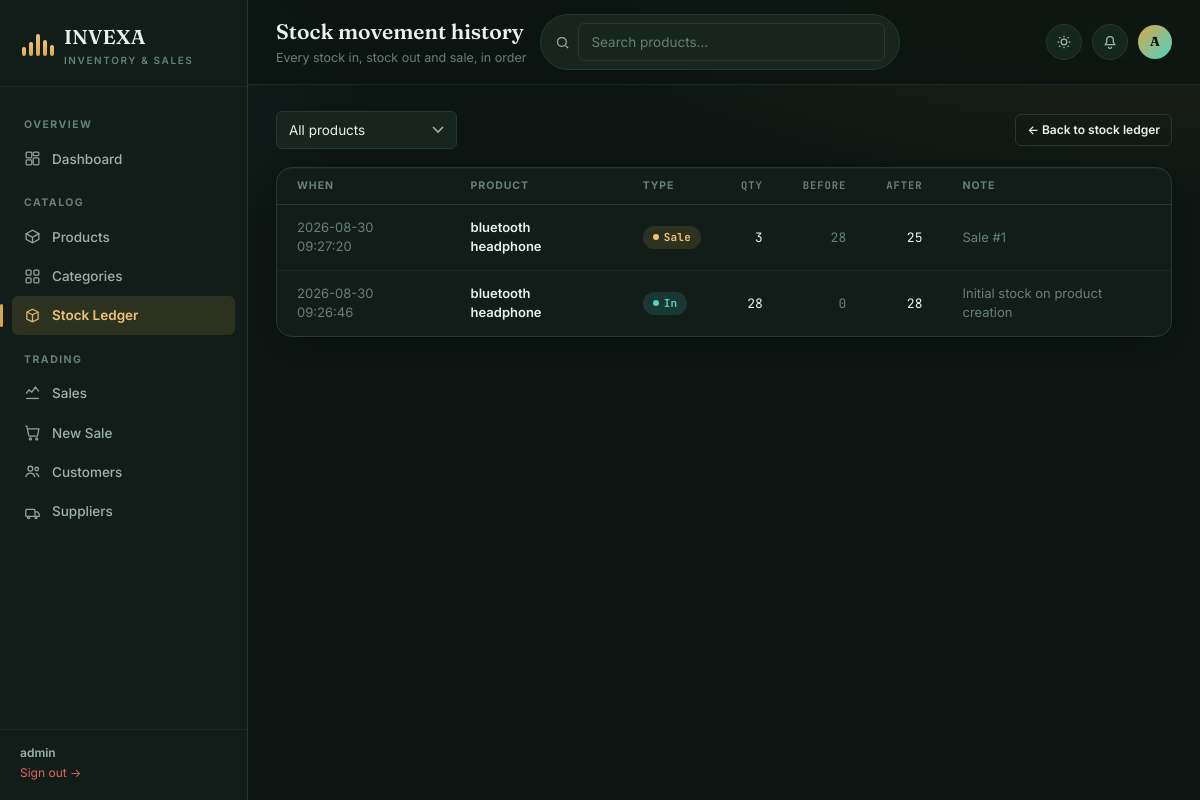
The app's page /stock/history (signed in), older data.
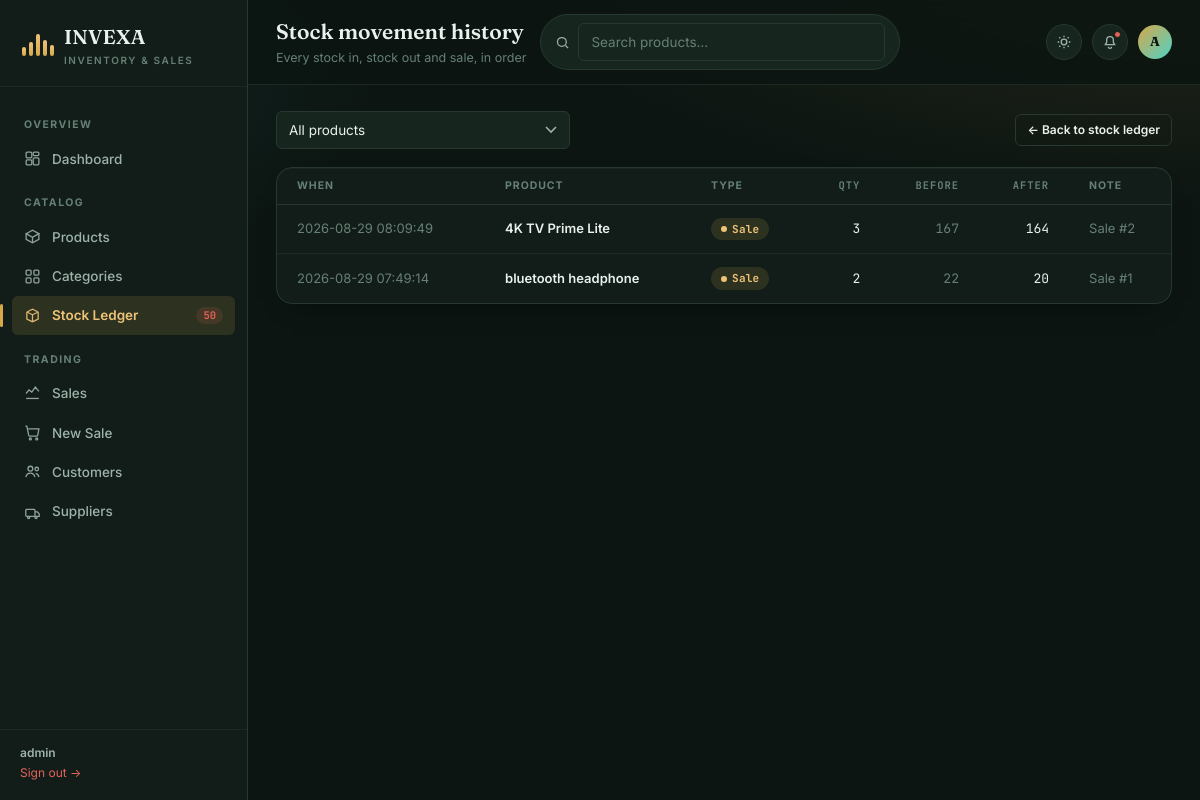
The same page, newer data.
### tables this page shows
CREATE TABLE stock_movements (id INTEGER PRIMARY KEY, product_id INTEGER, movement_type TEXT, quantity INTEGER, previous_stock INTEGER, new_stock INTEGER, note TEXT, created_at TIMESTAMP DEFAULT CURRENT_TIMESTAMP);

CREATE TABLE products (id INTEGER PRIMARY KEY, name TEXT, category_id INTEGER, purchase_price REAL, selling_price REAL, quantity INTEGER DEFAULT 0, minimum_stock INTEGER DEFAULT 5, supplier TEXT);

### app.py (the view)
@app.route("/stock/history")
@login_required
def stock_history():
    db = get_db()
    product_id = request.args.get("product", "")
    sql = """
        SELECT stock_movements.*, products.name AS product_name
        FROM stock_movements
        JOIN products ON products.id = stock_movements.product_id
        WHERE 1=1
    """
    params = []
    if product_id:
        sql += " AND stock_movements.product_id = ?"
        params.append(product_id)
    sql += " ORDER BY stock_movements.id DESC LIMIT 300"
    movements = db.execute(sql, params).fetchall()
    all_products = db.execute("SELECT id, name FROM products ORDER BY name").fetchall()
    return render_template("stock_history.html", movements=movements, products=all_products, selected_product=product_id)

### app.py (called while the page is built)
def get_db():
    if "db" not in g:
        g.db = sqlite3.connect(DB_PATH)
        g.db.row_factory = sqlite3.Row
        g.db.execute("PRAGMA foreign_keys = ON")
    return g.db

def login_required(view):
    @wraps(view)
    def wrapped(*args, **kwargs):
        if not session.get("logged_in"):
            return redirect(url_for("login"))
        return view(*args, **kwargs)
    return wrapped

@app.context_processor
def inject_globals():
    low_stock_count = 0
    if session.get("logged_in"):
        db = get_db()
        low_stock_count = db.execute(
            "SELECT COUNT(*) FROM products WHERE quantity <= minimum_stock"
        ).fetchone()[0]
    return {
        "app_name": APP_NAME,
        "current_user": session.get("username"),
        "low_stock_count": low_stock_count,
    }

### templates/stock_history.html (shortened to what this page needs)
{% extends "base.html" %}
{% set active_page = 'stock' %}
{% block page_title %}Stock movement history{% endblock %}
{% block page_sub %}<p>Every stock in, stock out and sale, in order</p>{% endblock %}
{% block content %}
<form class="filters-row" method="get">
  <select name="product" onchange="this.form.submit()">
    <option value="">All products</option>
  </select>
  <a class="btn btn-outline btn-sm" style="margin-left:auto;" href="{{ url_for('stock') }}">← Back to stock ledger</a>
</form>
<div class="card">
  {% if movements|length > 0 %}
  <div class="table-wrap">
    <table class="ledger">
      <thead><tr><th>When</th><th>Product</th><th>Type</th><th class="num">Qty</th><th class="num">Before</th><th class="num">After</th><th>Note</th></tr></thead>
      <tbody>
        {% for m in movements %}
        <tr>
          <td class="muted">{{ m.created_at }}</td>
          <td class="row-title">{{ m.product_name }}</td>
          <td>
            {% if m.movement_type == 'IN' %}<span class="badge badge-teal dot-before">In</span>
            {% elif m.movement_type == 'OUT' %}<span class="badge badge-neutral dot-before">Out</span>
            {% else %}<span class="badge badge-warn dot-before">Sale</span>{% endif %}
          </td>
          <td class="num">{{ m.quantity }}</td>
          <td class="num muted">{{ m.previous_stock }}</td>
          <td class="num">{{ m.new_stock }}</td>
          <td class="muted">{{ m.note or '—' }}</td>
        </tr>
        {% endfor %}
      </tbody>
    </table>
  </div>
  {% else %}
  <div class="empty-state">
    <div class="mark"><span></span><span></span><span></span><span></span><span></span></div>
    <h4>No movements recorded</h4>
    <p>Stock in / out actions and sales will appear here.</p>
  </div>
  {% endif %}
</div>
{% endblock %}

Row changes from the older to the newer data that the page shows:
changed stock_movements: created_at "2026-08-30 09:27:20" → "2026-08-29 08:09:49"; product_name "bluetooth headphone" → "4K TV Prime Lite"; previous_stock "28" → "167"; new_stock "25" → "164"; note "Sale #1" → "Sale #2"
changed stock_movements "bluetooth headphone": created_at "2026-08-30 09:26:46" → "2026-08-29 07:49:14"; quantity "28" → "2"; previous_stock "0" → "22"; new_stock "28" → "20"; note "Initial stock on product creation" → "Sale #1"; movement_type "In" → "Sale"
Text that changed along with them:
{{ low_stock_count }}: (not shown) → "50"
